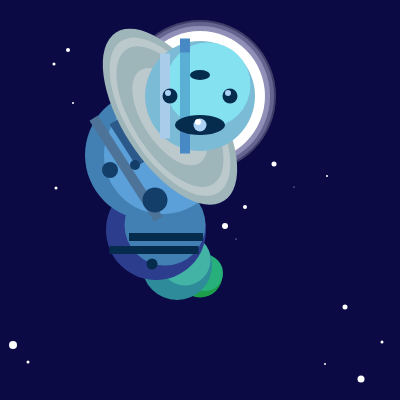
Frame 1 (no input)
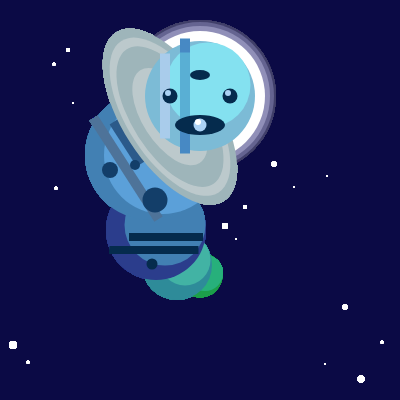
Frame 60 (no input)
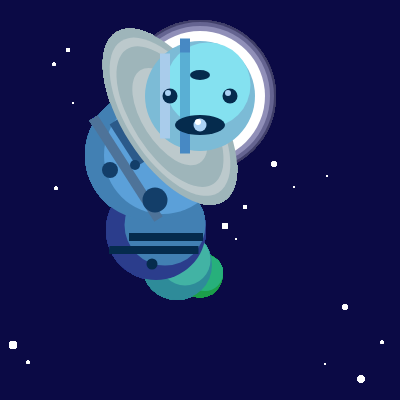
Frame 120 (the mouse pressed at the canvas centre since frame 60)

The p5.js sketch that drew these frames (run headless with seeded random() and noise() and a simulated clock; from frame 60 on, the mouse is pressed at the canvas centre):

// p5.js sketch
// ── sketch.js
function setup() {
  createCanvas(400, 400);
  background(11, 10, 69);
  rectMode(CENTER);
}

function draw() {
  noStroke();
  
  // Body
  push();
  noStroke();
  fill(64, 63, 105);
  circle(200, 96, 152);
  fill(101, 100, 145);
  circle(200, 96, 148);
  fill(144, 143, 184);
  circle(200, 96, 140);
  fill(255);
  circle(200, 96, 130);
  pop();
  
  fill(28, 158, 74);
  circle(200, 275, 45);
  fill(39, 176, 123);
  circle(205, 273, 36);

  fill(46, 139, 153);
  circle(177, 265, 70);
  fill(66, 179, 164);
  circle(185, 260, 51);

  fill(43, 61, 140);
  circle(156, 230, 100);
  fill(66, 128, 179);
  circle(165, 225, 81);

  fill(66, 128, 179);
  circle(150, 155, 130);
  fill(91, 160, 217);
  circle(163, 155, 118);
  
  push();
  rotate(1);
  fill(78, 115, 153);
  rect(210,-15,120,10);
  
  fill(43, 90, 138);
  rect(189,-30,50,10);
  pop();
  
  fill(19, 62, 105);
  circle(110,170,16);
  circle(155,200,25);
  circle(135,165,10);

  push();
  rotate(1);
  fill(158, 181, 186);
  ellipse(190, -80, 200, 95);
  
  fill(188, 201, 204);
  ellipse(190, -80, 180, 85);
  
  fill(158, 181, 186);
  ellipse(190, -80, 160, 75);
  
  fill(188, 201, 204);
  ellipse(190, -80, 110, 55);
  pop();

  fill(124, 187, 214);
  circle(200, 96, 110);
  fill(132, 225, 240);
  circle(208, 85, 85);

  fill(169, 204, 235);
  rect(165, 96, 10, 85);

  fill(71, 137, 196);
  rect(185, 96, 10, 115);
  fill(89, 175, 212);
  rect(185, 90, 10, 75);
  
  fill(5, 43, 77);
  circle(170,96,15);
  circle(230,96,15);
  ellipse(200,75,20,10);
  ellipse(200,125,50,20);
  circle(152,264,11);
  rect(154,250,89,8);
  rect(166,237,74,8);
  
  // Pupils
  fill(171, 210, 245);
  circle(168,93,6);
  circle(228,93,6);
  circle(200,125,13);
  
  // Stars
  fill(255,255,255);
  circle(198,122,6);
  circle(68,50,4);
  circle(54,64,3);
  circle(73,103,2);
  circle(274,164,5);
  circle(294,187,1);
  circle(56,188,3);
  circle(13,345,8);
  circle(28,362,3);
  circle(327,176,2);
  circle(236,239,1);
  circle(225,226,6);
  circle(245,207,4);
  circle(345,307,5);
  circle(382,342,3);
  circle(325,364,2);
  circle(361,379,7);
  
}
